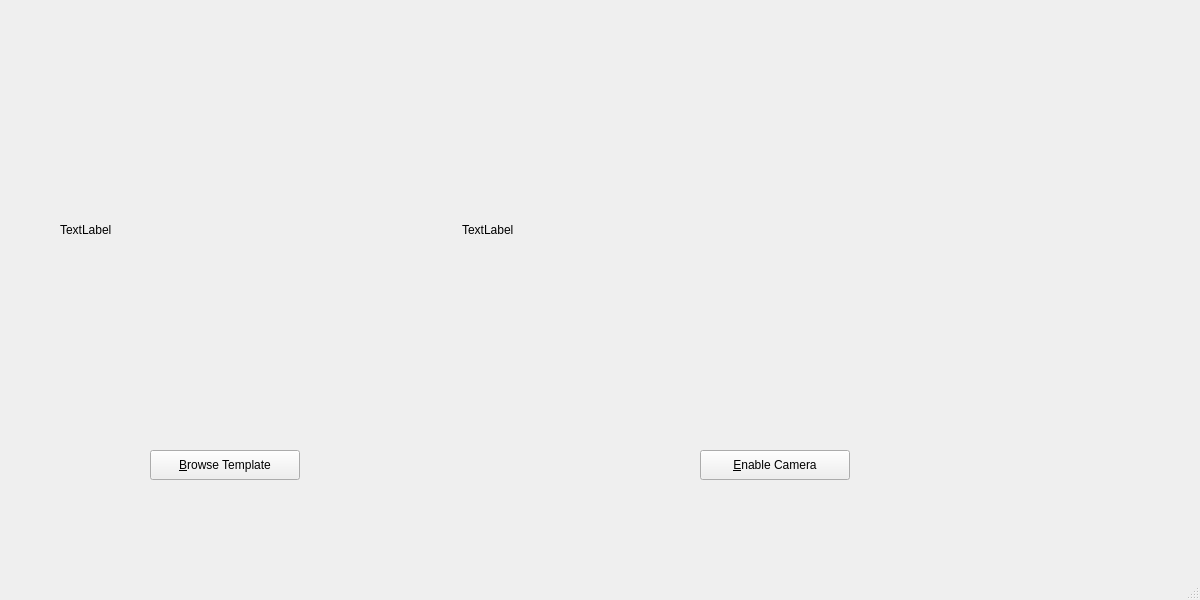
<?xml version="1.0" encoding="UTF-8"?>
<ui version="4.0">
 <class>MainWindow</class>
 <widget class="QMainWindow" name="MainWindow">
  <property name="geometry">
   <rect>
    <x>0</x>
    <y>0</y>
    <width>1200</width>
    <height>600</height>
   </rect>
  </property>
  <property name="windowTitle">
   <string>SIFT_Demo</string>
  </property>
  <widget class="QWidget" name="centralwidget">
   <widget class="QPushButton" name="browse_button">
    <property name="geometry">
     <rect>
      <x>150</x>
      <y>450</y>
      <width>150</width>
      <height>30</height>
     </rect>
    </property>
    <property name="text">
     <string>&amp;Browse Template</string>
    </property>
   </widget>
   <widget class="QPushButton" name="toggle_cam_button">
    <property name="geometry">
     <rect>
      <x>700</x>
      <y>450</y>
      <width>150</width>
      <height>30</height>
     </rect>
    </property>
    <property name="text">
     <string>&amp;Enable Camera</string>
    </property>
   </widget>
   <widget class="QLabel" name="template_label">
    <property name="geometry">
     <rect>
      <x>60</x>
      <y>70</y>
      <width>360</width>
      <height>320</height>
     </rect>
    </property>
    <property name="text">
     <string>TextLabel</string>
    </property>
   </widget>
   <widget class="QLabel" name="live_image_label">
    <property name="geometry">
     <rect>
      <x>462</x>
      <y>70</y>
      <width>600</width>
      <height>320</height>
     </rect>
    </property>
    <property name="text">
     <string>TextLabel</string>
    </property>
   </widget>
  </widget>
  <widget class="QMenuBar" name="menubar">
   <property name="geometry">
    <rect>
     <x>0</x>
     <y>0</y>
     <width>1200</width>
     <height>22</height>
    </rect>
   </property>
  </widget>
  <widget class="QStatusBar" name="statusbar"/>
 </widget>
 <resources/>
 <connections/>
</ui>
